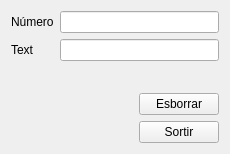
<?xml version="1.0" encoding="UTF-8"?>
<ui version="4.0">
 <class>MyForm</class>
 <widget class="QWidget" name="MyForm">
  <property name="geometry">
   <rect>
    <x>0</x>
    <y>0</y>
    <width>230</width>
    <height>154</height>
   </rect>
  </property>
  <property name="windowTitle">
   <string>Form</string>
  </property>
  <layout class="QVBoxLayout" name="verticalLayout_6">
   <item>
    <layout class="QVBoxLayout" name="verticalLayout_5">
     <item>
      <layout class="QHBoxLayout" name="horizontalLayout">
       <item>
        <layout class="QVBoxLayout" name="verticalLayout_2">
         <item>
          <widget class="QLabel" name="label">
           <property name="text">
            <string>Número</string>
           </property>
          </widget>
         </item>
         <item>
          <widget class="QLabel" name="label_2">
           <property name="text">
            <string>Text</string>
           </property>
          </widget>
         </item>
        </layout>
       </item>
       <item>
        <layout class="QVBoxLayout" name="verticalLayout">
         <item>
          <widget class="QLineEdit" name="lineEdit_3">
           <property name="styleSheet">
            <string notr="true">color: rgb(255, 0,0);</string>
           </property>
           <property name="inputMask">
            <string notr="true">9999999999</string>
           </property>
          </widget>
         </item>
         <item>
          <widget class="QLineEdit" name="lineEdit_2">
           <property name="styleSheet">
            <string notr="true">color: rgb(0, 0, 255);</string>
           </property>
           <property name="inputMask">
            <string notr="true">AAAAAAAAAA</string>
           </property>
          </widget>
         </item>
        </layout>
       </item>
      </layout>
     </item>
     <item>
      <layout class="QVBoxLayout" name="verticalLayout_4">
       <item>
        <spacer name="verticalSpacer">
         <property name="orientation">
          <enum>Qt::Vertical</enum>
         </property>
         <property name="sizeHint" stdset="0">
          <size>
           <width>20</width>
           <height>40</height>
          </size>
         </property>
        </spacer>
       </item>
       <item>
        <layout class="QHBoxLayout" name="horizontalLayout_2">
         <item>
          <spacer name="horizontalSpacer">
           <property name="orientation">
            <enum>Qt::Horizontal</enum>
           </property>
           <property name="sizeHint" stdset="0">
            <size>
             <width>40</width>
             <height>20</height>
            </size>
           </property>
          </spacer>
         </item>
         <item>
          <layout class="QVBoxLayout" name="verticalLayout_3">
           <item>
            <widget class="QPushButton" name="pushButton">
             <property name="text">
              <string>Esborrar</string>
             </property>
            </widget>
           </item>
           <item>
            <widget class="QPushButton" name="pushButton_2">
             <property name="text">
              <string>Sortir</string>
             </property>
            </widget>
           </item>
          </layout>
         </item>
        </layout>
       </item>
      </layout>
     </item>
    </layout>
   </item>
  </layout>
 </widget>
 <resources/>
 <connections>
  <connection>
   <sender>pushButton</sender>
   <signal>clicked()</signal>
   <receiver>lineEdit_2</receiver>
   <slot>clear()</slot>
   <hints>
    <hint type="sourcelabel">
     <x>196</x>
     <y>91</y>
    </hint>
    <hint type="destinationlabel">
     <x>139</x>
     <y>53</y>
    </hint>
   </hints>
  </connection>
  <connection>
   <sender>pushButton_2</sender>
   <signal>clicked()</signal>
   <receiver>MyForm</receiver>
   <slot>close()</slot>
   <hints>
    <hint type="sourcelabel">
     <x>178</x>
     <y>126</y>
    </hint>
    <hint type="destinationlabel">
     <x>115</x>
     <y>130</y>
    </hint>
   </hints>
  </connection>
  <connection>
   <sender>pushButton</sender>
   <signal>clicked()</signal>
   <receiver>lineEdit_3</receiver>
   <slot>clear()</slot>
   <hints>
    <hint type="sourcelabel">
     <x>198</x>
     <y>97</y>
    </hint>
    <hint type="destinationlabel">
     <x>171</x>
     <y>26</y>
    </hint>
   </hints>
  </connection>
 </connections>
</ui>
